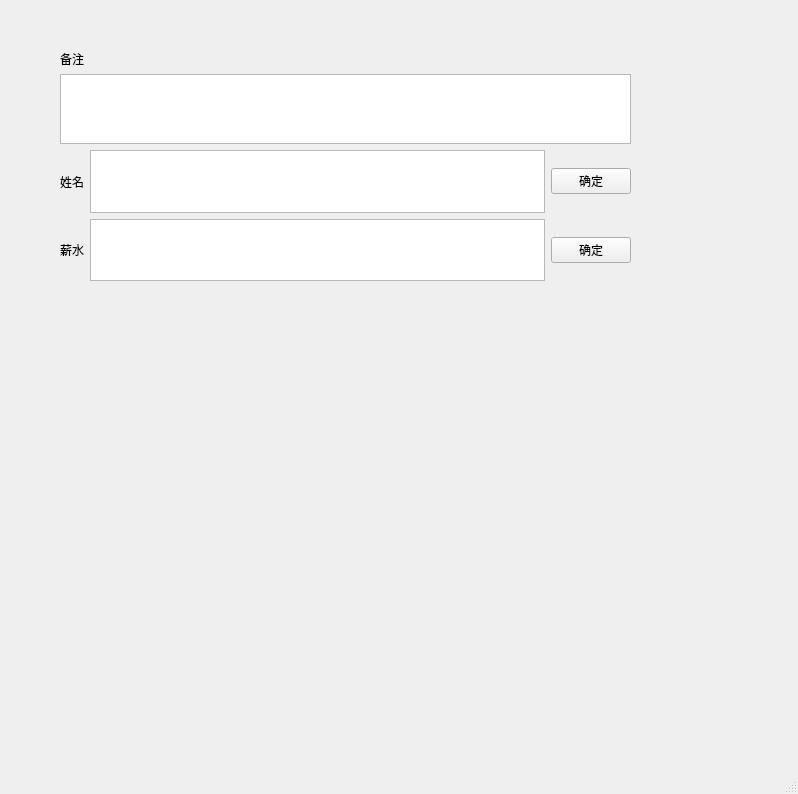
<?xml version="1.0" encoding="UTF-8"?>
<ui version="4.0">
 <class>MainWindow</class>
 <widget class="QMainWindow" name="MainWindow">
  <property name="geometry">
   <rect>
    <x>0</x>
    <y>0</y>
    <width>798</width>
    <height>794</height>
   </rect>
  </property>
  <property name="windowTitle">
   <string>MainWindow</string>
  </property>
  <widget class="QWidget" name="centralwidget">
   <widget class="QWidget" name="">
    <property name="geometry">
     <rect>
      <x>60</x>
      <y>50</y>
      <width>571</width>
      <height>231</height>
     </rect>
    </property>
    <layout class="QVBoxLayout" name="verticalLayout_2">
     <item>
      <widget class="QLabel" name="label">
       <property name="text">
        <string>备注</string>
       </property>
      </widget>
     </item>
     <item>
      <widget class="QTextEdit" name="textEdit"/>
     </item>
     <item>
      <layout class="QVBoxLayout" name="verticalLayout">
       <item>
        <layout class="QHBoxLayout" name="horizontalLayout">
         <item>
          <widget class="QLabel" name="label_3">
           <property name="text">
            <string>姓名</string>
           </property>
          </widget>
         </item>
         <item>
          <widget class="QTextEdit" name="textEdit_2"/>
         </item>
         <item>
          <widget class="QPushButton" name="pushButton">
           <property name="text">
            <string>确定</string>
           </property>
          </widget>
         </item>
        </layout>
       </item>
       <item>
        <layout class="QHBoxLayout" name="horizontalLayout_2">
         <item>
          <widget class="QLabel" name="label_4">
           <property name="text">
            <string>薪水</string>
           </property>
          </widget>
         </item>
         <item>
          <widget class="QTextEdit" name="textEdit_3"/>
         </item>
         <item>
          <widget class="QPushButton" name="pushButton_2">
           <property name="text">
            <string>确定</string>
           </property>
          </widget>
         </item>
        </layout>
       </item>
      </layout>
     </item>
    </layout>
   </widget>
  </widget>
  <widget class="QMenuBar" name="menubar">
   <property name="geometry">
    <rect>
     <x>0</x>
     <y>0</y>
     <width>798</width>
     <height>23</height>
    </rect>
   </property>
  </widget>
  <widget class="QStatusBar" name="statusbar"/>
 </widget>
 <resources/>
 <connections/>
</ui>
